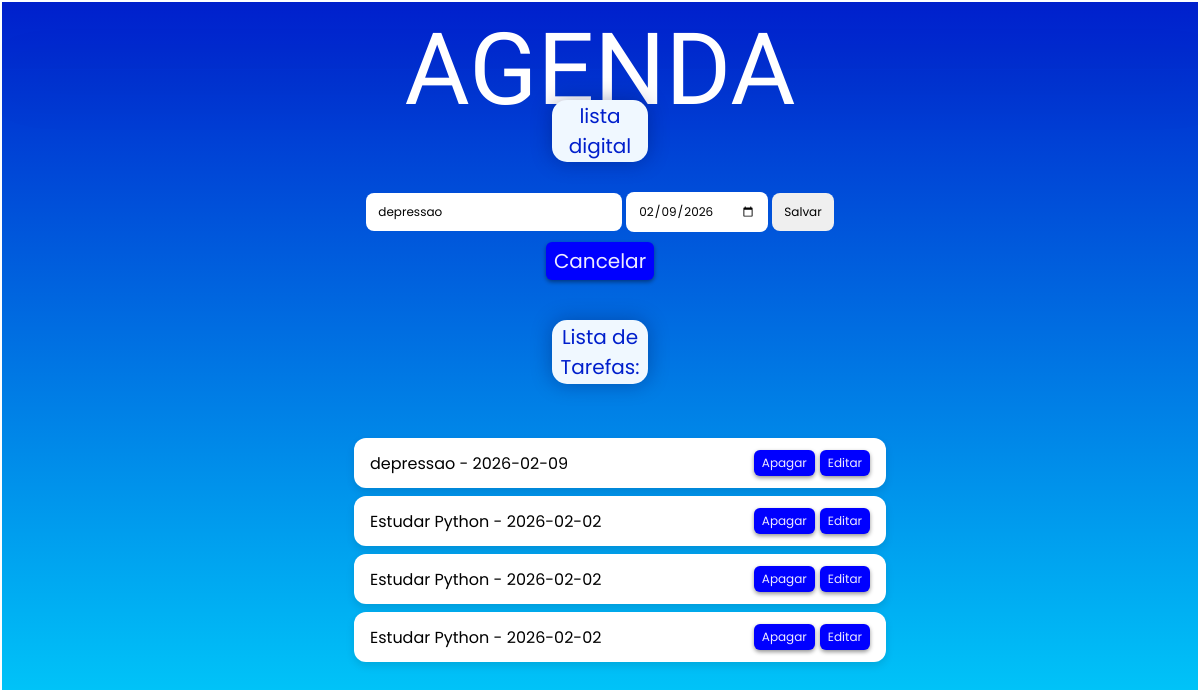
Screenshot of /update/405 with the database file from the repository.
### tables this page shows
CREATE TABLE tarefas (
        id  INTEGER PRIMARY KEY AUTOINCREMENT,
        titulo_tarefa TEXT NOT NULL,
        data_conclusao TEXT);

### app.py (the view)
@app.route('/update/<int:idTarefa>' , methods=['GET', 'POST'])
def update(idTarefa):
    if request.method == 'POST':
        titulo = request.form ['titulo-tarefa']
        data = request.form['data-conclusao']
        tarefa = Tarefa(titulo, data, idTarefa)
        tarefa.atualizar_tarefa()
        return redirect(url_for('agenda'))
    tarefas = Tarefa.obter_tarefas()
    tarefa_selecionada = Tarefa.id(idTarefa)
    return render_template('agenda.html', titulo= 'Agenda', tarefas=tarefas, tarefa_selecionada=tarefa_selecionada)

### models/database.py (called while the page is built)
    def buscar_tudo(self, query: str, params: tuple = ()) -> list[Any]:
        self.cursor.execute(query, params)
        return self.cursor.fetchall()

    def close(self) -> None:
        self.connection.close()

    def __enter__(self) -> Self:
        return self

    def __exit__(self, exc_type: Optional[Type[BaseException]], exc_value: Optional[BaseException], tb: Optional[TracebackType]) -> None:
        if exc_type is not None:
            print("Se lascoukkk")
            print(f"Tipo: {exc_type.__name__}")
            print(f"menagem: {exc_value}")
            print("traceback completo")
            traceback.print_tb(tb)
        self.close()

### models/tarefa.py (called while the page is built)
    @classmethod
    def id(cls, id: int) -> Self:
        with Database('./data/tarefas.sqlite3') as db:
            query: str = "SELECT titulo_tarefa, data_conclusao FROM tarefas WHERE id = ?;"
            params:tuple = (id,)
            resultado: list[Any] = db.buscar_tudo(query, params)
            [[titulo, data]] = resultado
        return cls(id_tarefa=id, titulo_tarefa=titulo, data_conclusao=data)

    @classmethod
    def obter_tarefas(cls) -> list[Self]:
        with Database('./data/tarefas.sqlite3') as db:
            query: str = 'SELECT titulo_tarefa, data_conclusao, id FROM tarefas;'
            resultados: list[Any] = db.buscar_tudo(query)
            tarefas: list[Self] = [cls(titulo, data, id) for titulo, data, id in resultados]
            return tarefas

### templates/agenda.html
{% extends "base.html" %}
{% block content %}
    <div class="subtitulo"><h2 class="poppins-regular">lista digital</h2></div>
    <form method="POST">
        <input type="text" name="titulo-tarefa" id="titulo-tarefa" placeholder="Titulo da tarefa"
        required class="poppins-regular" value="{{ tarefa_selecionada.titulo_tarefa if tarefa_selecionada else ''}}">
        <input type="date" name="data-conclusao" id="data-conclusao" class="poppins-regular" value="{{ tarefa_selecionada.data_conclusao if tarefa_selecionada else ''}}">
        <button type="submit" class="poppins-regular"> Salvar </button>
    </form>
    {% if tarefa_selecionada %}
        <a href="{{ url_for('agenda') }}" id="cancelar">Cancelar</a>
    {% endif %}
<h2 class="subtitulo" id="listatitulo"> Lista de Tarefas: </h2>
{% if tarefas %}
    <ul>
        {% for tarefa in tarefas %}
            <li class="tarefa-card">{{ tarefa.titulo_tarefa }} - {{ tarefa.data_conclusao }}
            <a href="{{ url_for('delete', idTarefa=tarefa.id_tarefa) }}" id="apagar">Apagar</a>
            <a href="{{ url_for('update', idTarefa=tarefa.id_tarefa) }}" id="editar">Editar</a>
            </li>
        {%endfor%}
    </ul>
{% else %}
    <p class="poppins-regular" style="color: white;" id="nenhum">Nenhuma tarefa cadastrada.</p>
{% endif %}
{% endblock %}

### static/style.css (style rules this page uses)
html, body { height: 100%; margin: 0; }
body { display: flex; flex-direction: column; background: linear-gradient(to bottom, rgb(0, 31, 204), rgb(0, 221, 255)); text-align: center; border: 2px solid rgb(255, 255, 255); box-sizing: border-box; }
.poppins-regular { font-family: "Poppins", sans-serif; font-weight: 400; font-style: normal; }
h2 { text-align: center; font-size: 20px; margin-top: 1px; margin-bottom: 1px; color: rgb(0, 31, 204); font-weight: 300; }
.subtitulo { display: block; background-color: aliceblue; margin-left: 550px; margin-right: 550px; margin-bottom: 30px; border-radius: 15px; box-shadow: 0px 0px 20px rgba(0, 11, 73, 0.342); font-family: "Poppins", sans-serif; }
input[type="text"], input[type="date"] { padding: 10px 12px; font-size: 12px; border: none; border-radius: 8px; outline: none; transition: 0.3s; }
button { padding: 10px 12px; font-size: 12px; border: none; border-radius: 8px; outline: none; transition: 0.3s; }
.tarefa-card { font-family: "Poppins", sans-serif; background: #fff; border-radius: 12px; padding: 12px 16px; margin: 8px auto; max-width: 500px; display: flex; align-items: center; box-shadow: 0 4px 8px rgba(0,0,0,0.1); transition: transform 0.2s; }
#listatitulo { padding: 2px; margin-top: 30px; font-weight: 400; }
#cancelar { display: inline-block; margin: 10px auto; text-align: center; text-decoration: none; color: #eeebff; font-size: 20px; padding: 4px 8px; border-radius: 6px; background-color: blue; box-shadow: 0 2px 4px rgba(0, 0, 0, 0.422); font-family: "Poppins", sans-serif; }
#apagar { justify-content: flex-end; text-align: right; text-decoration: none; color: #eeebff; font-size: 12px; padding: 4px 8px; border-radius: 6px; background-color: blue; box-shadow: 0 2px 4px rgba(0, 0, 0, 0.422); margin-left: auto; display: flex; }
#editar { justify-content: flex-end; text-align: right; text-decoration: none; color: #eeebff; font-size: 12px; padding: 4px 8px; border-radius: 6px; background-color: blue; box-shadow: 0 2px 4px rgba(0, 0, 0, 0.422); margin-left: 5px; display: flex; }

### rows the page displays
tarefas: titulo-tarefa "depressao", data-conclusao "02/09/2026", titulo_tarefa "depressao", data_conclusao "2026-02-09"
tarefas: titulo_tarefa "Estudar Python", data_conclusao "2026-02-02"
tarefas: titulo_tarefa "Estudar Python", data_conclusao "2026-02-02"
tarefas: titulo_tarefa "Estudar Python", data_conclusao "2026-02-02"

### other values shown
{{ titulo }} "AGENDA"
